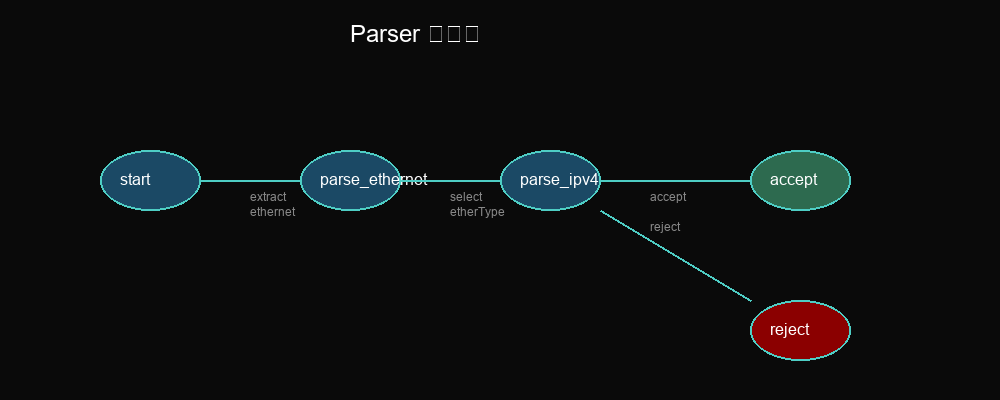

Reproduce this figure in Python.
#!/usr/bin/env python3
"""
生成 Parser 状态机图
"""

from PIL import Image, ImageDraw, ImageFont
import os

def create_parser_fsm():
    """生成 Parser 状态机图"""
    
    width, height = 1000, 400
    img = Image.new('RGB', (width, height), '#0a0a0a')
    draw = ImageDraw.Draw(img)
    
    try:
        title_font = ImageFont.truetype("arial.ttf", 24)
        label_font = ImageFont.truetype("arial.ttf", 16)
        small_font = ImageFont.truetype("arial.ttf", 12)
    except:
        title_font = ImageFont.load_default()
        label_font = ImageFont.load_default()
        small_font = ImageFont.load_default()
    
    # 标题
    draw.text((350, 20), "Parser 状态机", fill='#ffffff', font=title_font)
    
    # 状态节点
    states = [
        ("start", 100, 150, '#1b4965'),
        ("parse_ethernet", 300, 150, '#1b4965'),
        ("parse_ipv4", 500, 150, '#1b4965'),
        ("accept", 750, 150, '#2d6a4f'),
        ("reject", 750, 300, '#8b0000'),
    ]
    
    for name, x, y, color in states:
        draw.ellipse([x, y, x+100, y+60], fill=color, outline='#4ecdc4', width=2)
        draw.text((x+20, y+20), name, fill='#ffffff', font=label_font)
    
    # 转换箭头和标签
    transitions = [
        (200, 180, 300, 180, "extract\nethernet"),
        (400, 180, 500, 180, "select\netherType"),
        (600, 180, 750, 180, "accept"),
        (600, 210, 750, 300, "reject"),
    ]
    
    for x1, y1, x2, y2, label in transitions:
        draw.line([(x1, y1), (x2, y2)], fill='#4ecdc4', width=2)
        draw.text((x1+50, y1+10), label, fill='#888888', font=small_font)
    
    # 保存
    output_path = os.path.join(os.path.dirname(__file__), 'p4-04-parser.png')
    img.save(output_path, 'PNG', quality=95)
    print(f"图片已保存: {output_path}")
    return output_path

if __name__ == '__main__':
    create_parser_fsm()
